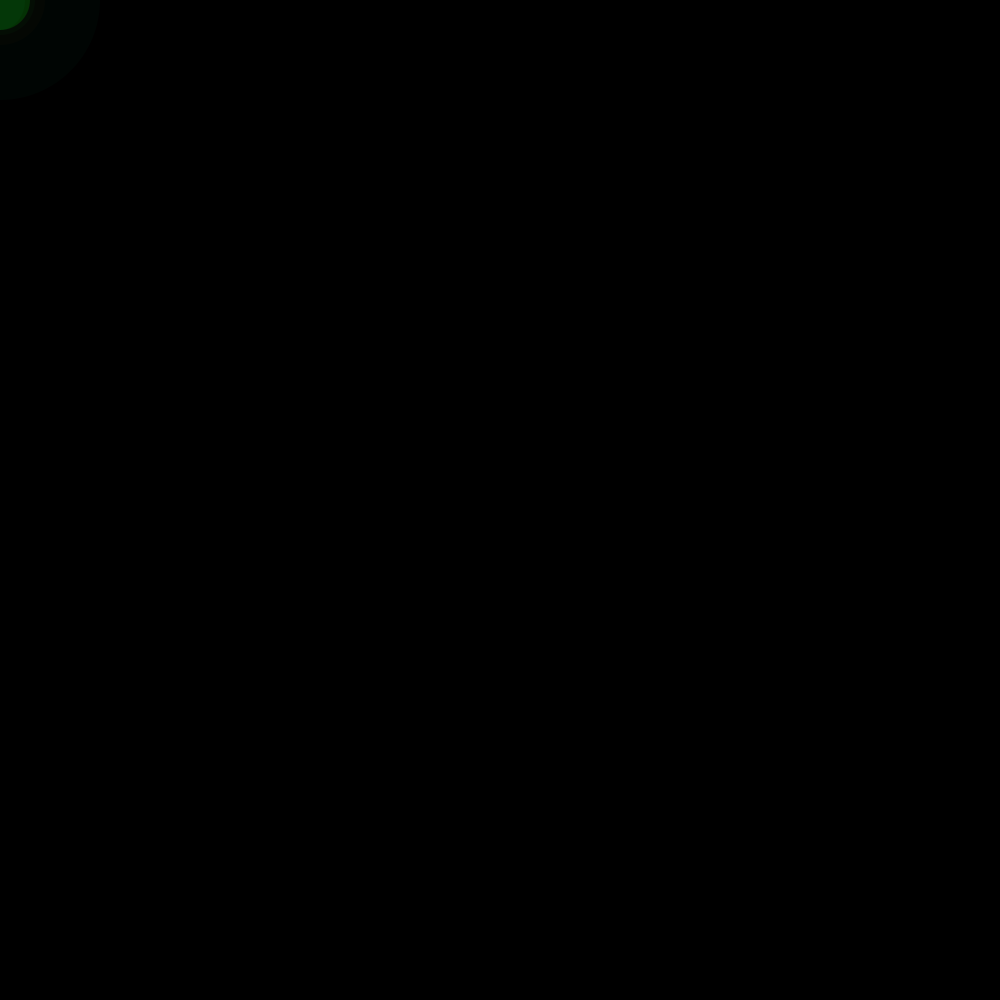
Frame 1 (no input)
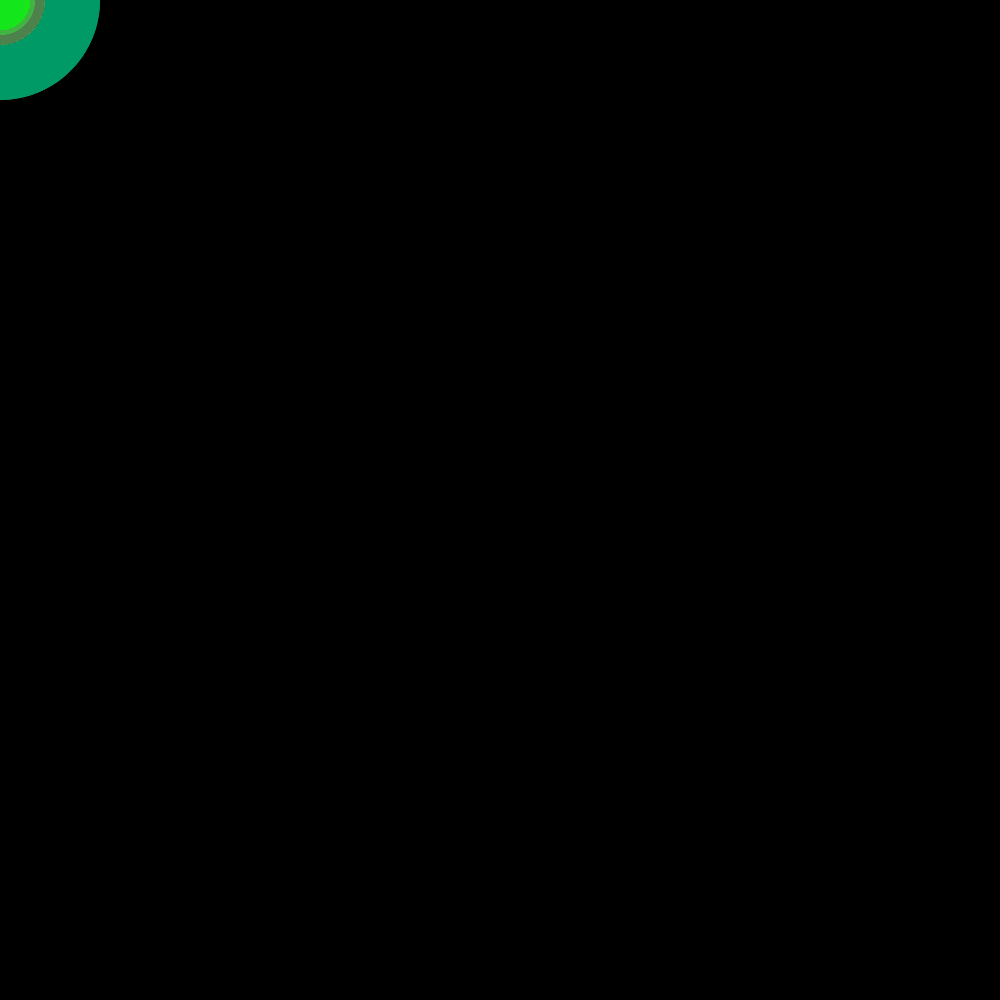
Frame 60 (the mouse pressed at the canvas centre just before this capture)
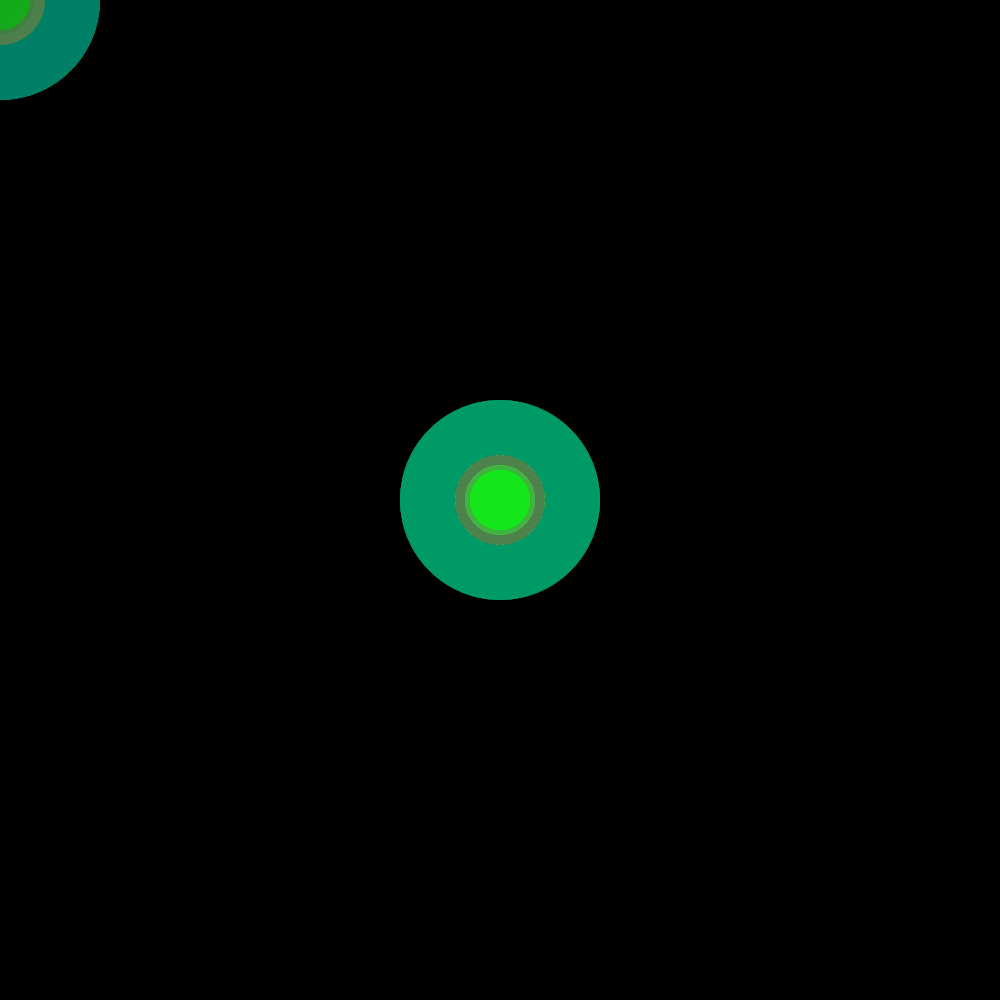
Frame 120 (the mouse held since frame 60 and released just before this capture)

The Processing sketch that drew these frames (run headless with seeded random() and noise(); from frame 60 on, the mouse is pressed at the canvas centre):

// Processing sketch: processing_26672
// ── processing_26672.pde

String thingIWantToPrint = "Hello";
int screenWidth = 400;
int screenHeight = 400;

void setup() {
  size(1000,1000);
background(0,0,0);
 
}

void draw(){
  fill(0,1);
  rect(0,0,1000,1000);
  fill(1,255,200,7);
  
  noStroke();
   ellipse(mouseX,mouseY,50,60);
   fill(0,250,0,40);
 ellipse(mouseX,mouseY, 60,60);
 fill(0,255,40,6);
 ellipse(mouseX,mouseY,70,70);
 fill(200,100,0,5);
 ellipse(mouseX,mouseY,90,90);
 fill(0,255,150,5);
 ellipse(mouseX,mouseY, 200,200);

 }
 
   
  
  
